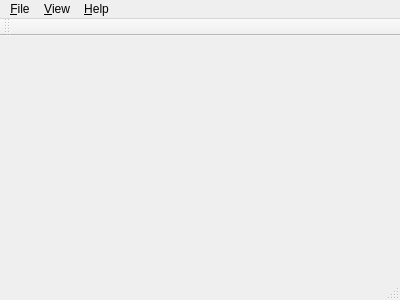
<?xml version="1.0" encoding="UTF-8"?>
<ui version="4.0">
 <class>ImageViewer</class>
 <widget class="QMainWindow" name="ImageViewer">
  <property name="geometry">
   <rect>
    <x>0</x>
    <y>0</y>
    <width>400</width>
    <height>300</height>
   </rect>
  </property>
  <property name="windowTitle">
   <string>ImageViewer</string>
  </property>
  <widget class="QWidget" name="centralWidget"/>
  <widget class="QMenuBar" name="menuBar">
   <property name="geometry">
    <rect>
     <x>0</x>
     <y>0</y>
     <width>400</width>
     <height>23</height>
    </rect>
   </property>
   <widget class="QMenu" name="menu_File">
    <property name="title">
     <string>&amp;File</string>
    </property>
    <addaction name="action_Open"/>
    <addaction name="action_Print"/>
    <addaction name="action_exit"/>
   </widget>
   <widget class="QMenu" name="menu_View">
    <property name="title">
     <string>&amp;View</string>
    </property>
    <addaction name="action_ZoomIn"/>
    <addaction name="action_ZoomOut"/>
    <addaction name="action_NormalSize"/>
    <addaction name="action_fitToWindow"/>
   </widget>
   <widget class="QMenu" name="menu_Help">
    <property name="title">
     <string>&amp;Help</string>
    </property>
    <addaction name="action_About"/>
    <addaction name="action_AboutQt"/>
   </widget>
   <addaction name="menu_File"/>
   <addaction name="menu_View"/>
   <addaction name="menu_Help"/>
  </widget>
  <widget class="QToolBar" name="mainToolBar">
   <attribute name="toolBarArea">
    <enum>TopToolBarArea</enum>
   </attribute>
   <attribute name="toolBarBreak">
    <bool>false</bool>
   </attribute>
  </widget>
  <widget class="QStatusBar" name="statusBar"/>
  <action name="action_Open">
   <property name="text">
    <string>&amp;Open...</string>
   </property>
   <property name="toolTip">
    <string>Open</string>
   </property>
   <property name="shortcut">
    <string>Ctrl+O</string>
   </property>
  </action>
  <action name="action_Print">
   <property name="text">
    <string>&amp;Print...</string>
   </property>
   <property name="shortcut">
    <string>Ctrl+P</string>
   </property>
  </action>
  <action name="action_exit">
   <property name="text">
    <string>E&amp;xit</string>
   </property>
   <property name="toolTip">
    <string>Exit</string>
   </property>
   <property name="shortcut">
    <string>Ctrl+Q</string>
   </property>
  </action>
  <action name="action_ZoomIn">
   <property name="text">
    <string>Zoom &amp;In(25%)</string>
   </property>
   <property name="toolTip">
    <string>Zoom In(25%)</string>
   </property>
   <property name="shortcut">
    <string>Ctrl+=</string>
   </property>
  </action>
  <action name="action_ZoomOut">
   <property name="text">
    <string>Zoom &amp;Out(25%)</string>
   </property>
   <property name="toolTip">
    <string>Zoom Out(25%)</string>
   </property>
   <property name="shortcut">
    <string>Ctrl+-</string>
   </property>
  </action>
  <action name="action_NormalSize">
   <property name="text">
    <string>&amp;Normal Size</string>
   </property>
   <property name="toolTip">
    <string>Normal Size</string>
   </property>
   <property name="shortcut">
    <string>Ctrl+S</string>
   </property>
  </action>
  <action name="action_fitToWindow">
   <property name="checkable">
    <bool>true</bool>
   </property>
   <property name="text">
    <string>&amp;File to Window</string>
   </property>
   <property name="toolTip">
    <string>File to Window</string>
   </property>
   <property name="shortcut">
    <string>Ctrl+F</string>
   </property>
  </action>
  <action name="action_About">
   <property name="text">
    <string>&amp;About</string>
   </property>
   <property name="toolTip">
    <string>About</string>
   </property>
  </action>
  <action name="action_AboutQt">
   <property name="text">
    <string>About &amp;Qt</string>
   </property>
   <property name="toolTip">
    <string>About Qt</string>
   </property>
  </action>
 </widget>
 <layoutdefault spacing="6" margin="11"/>
 <resources/>
 <connections/>
</ui>
